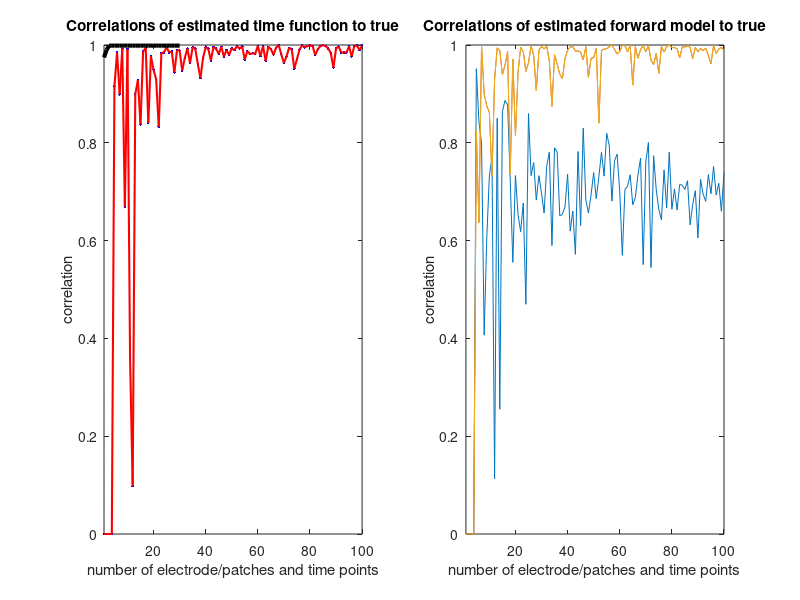
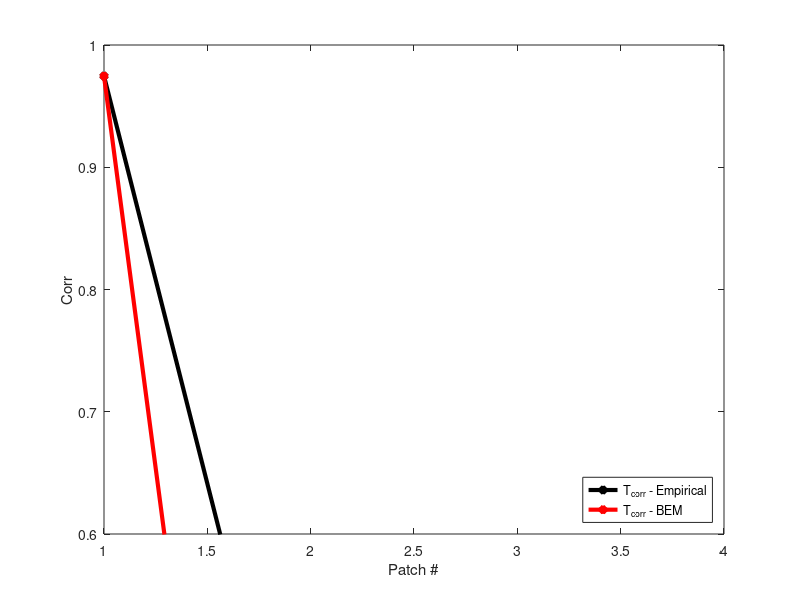

Source code (MATLAB) for these figures, in order:
clear, format compact,close all
misspec=1;
extNoise=0; %  =1?
for N=5:100 % number of independent electrodes and time points
    F=randn(3,N); % the true forward model for two sources
    T=randn(3,N); % the two true temporal response
    V=F'*T + extNoise*randn(N,N); % electrode voltages plus noise
    Ffmri=F+misspec*randn(3,N); % 3-shell estimate of F (note the noisy misspecification)
    T1=Ffmri'\V; % temporal response from algorithm of Section 2
    F1=V/T1; % improved estimate of forward model
    T2=F1\V; % improved estimate of time function
    F2=V/T2; % Do another iteration of forward model
    Cor=corrcoef([T(1,:)' T1(1,:)' T2(1,:)']); % correlations of time functions
    CorallT(N,:)=[Cor(1,2) Cor(1,3)]; % correls of true T to two estimates
    FF=[F(1,:)' Ffmri(1,:)' F1(:,1) F2(:,1) ];
    Cor=corrcoef(FF); % correlation of true F to the three estimates
    Corall(N,:)=[Cor(1,2) Cor(1,3) Cor(1,4)];   
    
end

N=1:100;
subplot(1,2,1); plot(N,CorallT(N,1),'b.',N,CorallT(N,2),'r','linewidth',1.5)
axis([1 100 0 1]); hold on
xlabel('number of electrode/patches and time points')
ylabel('correlation')
title('Correlations of estimated time function to true')
subplot(1,2,2); plot(N,Corall(N,:));hold on
xlabel('number of electrode/patches and time points')
ylabel('correlation');axis([1 100 0 1]);
title('Correlations of estimated forward model to true')
%% Use the empirical head model for a single patch (smallish N)
for N=1:30,   %NOTE THAT THIS IS BASED ON THE SAME NOISE!
    T1Patch=F2(1:N,:)\V(1:N,:);  %this is for a small subset of patch/elec
    Cor=corrcoef([T(1,:)' T1Patch(1,:)']);
    CorPatchT(N)=Cor(1,2);
end
N=1:30;
subplot(1,2,1);plot(N,CorPatchT(N),'k','linewidth',3);

%% Use the empirical head model for a single patch (smallish N)
Nelec = 1; % Let's just say there are 25 electrodes
Npatch = 4; % And there are 4 patches we think have same time function

% Get Tcorr for empirical head model
for iPatch = 1:Npatch
    ep = (1:Nelec)+(Nelec*(iPatch-1));
    T1Patch=F2(ep,:)\V(ep,:);  % Goes through all the patches
    Cor=corrcoef([T(1,:)' T1Patch(1,:)']);
    CorPatchTemp(iPatch,:)=Cor(1,2);
end

% Get Tcorr for BEM head model
for iPatch = 1:Npatch
    ep = (1:Nelec)+(Nelec*(iPatch-1));
    T1Patch=Ffmri(:,ep)'\V(ep,:);
    Cor=corrcoef([T(1,:)' T1Patch(1,:)']);
    CorPatchTbem(iPatch,:)=Cor(1,2);
end
figure(2)
plot(1:Npatch,CorPatchTemp,'k*-','linewidth',3);hold on;
plot(1:Npatch,CorPatchTbem,'r*-','linewidth',3);
xlabel('Patch #'); ylabel('Corr');
legend('T_{corr} - Empirical', 'T_{corr} - BEM', 'Location', 'SouthEast')
axis([1 Npatch .6 1])

